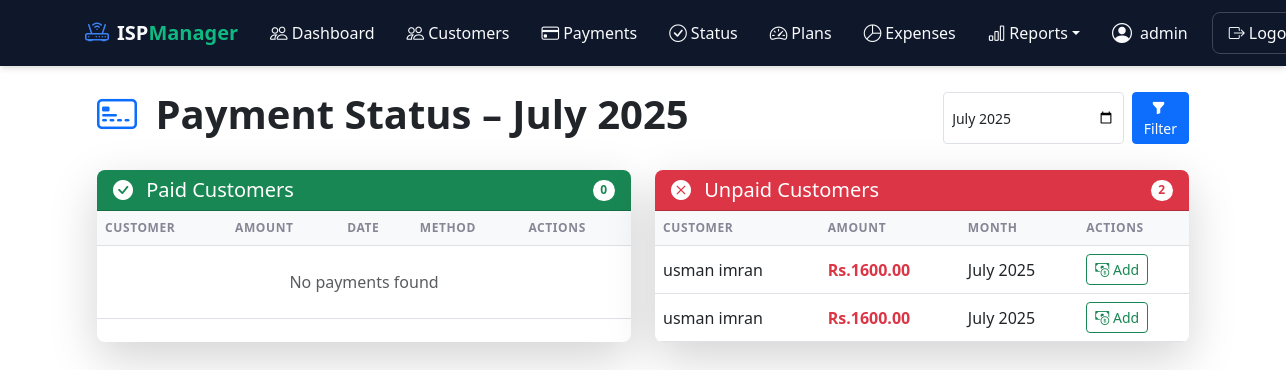
The page /payments/status/ (signed in) on the database as committed earlier.
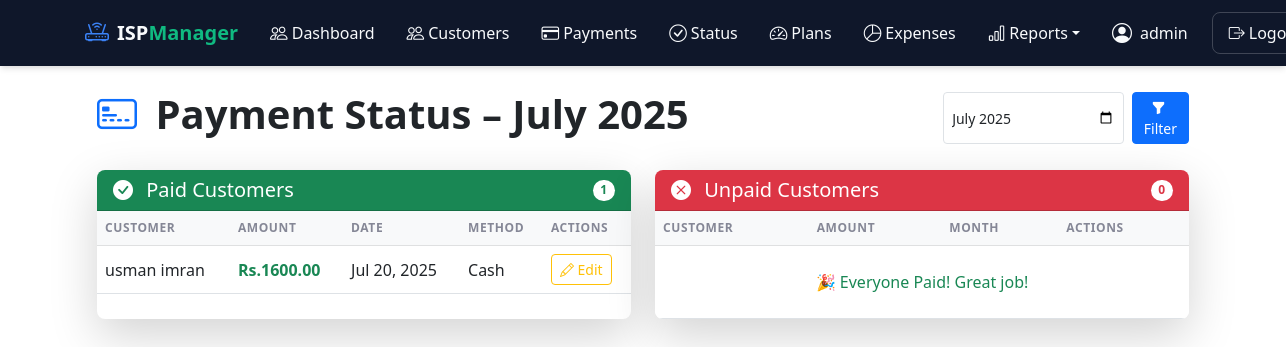
The same page on the database as committed later.
### customers/models.py (models this page shows, shortened)
class Customer(models.Model):
    STATUS_CHOICES = [
        ('active', 'Active'),
        ('inactive', 'Inactive'),
        ('suspended', 'Suspended'),
    ]
    username = models.CharField(
        max_length=50,
        unique=True,
        help_text="Unique username for customer login"
    )
    first_name = models.CharField(max_length=100)
    last_name = models.CharField(max_length=100)
    join_date = models.DateField(default=timezone.now)
    phone = models.CharField(max_length=20)
    service_plan = models.ForeignKey(
        'ServicePlan',
        on_delete=models.SET_NULL,
        null=True,
        blank=True
    )
    service_installation_date = models.DateField(null=True, blank=True)
    status = models.CharField(
        max_length=10,
        choices=STATUS_CHOICES,
        default='active'
    )
    id_card_front = models.ImageField(
        upload_to=customer_id_upload_path,
        validators=[FileExtensionValidator(['jpg', 'jpeg', 'png'])],
        verbose_name="ID Card Front",
        blank=True,
        null=True
    )
    id_card_back = models.ImageField(
        upload_to=customer_id_upload_path,
        validators=[FileExtensionValidator(['jpg', 'jpeg', 'png'])],
        verbose_name="ID Card Back",
        blank=True,
        null=True
    )
    created_at = models.DateTimeField(auto_now_add=True)
    updated_at = models.DateTimeField(auto_now=True)
    class Meta:
        ordering = ['-join_date']
        verbose_name = "Customer"
        verbose_name_plural = "Customers"
    def __str__(self):
        return f"{self.first_name} {self.last_name}"

class ServicePlan(models.Model):
    name = models.CharField(max_length=100)
    speed = models.CharField(max_length=50)
    price = models.DecimalField(max_digits=10, decimal_places=2)
    monthly_limit = models.PositiveIntegerField()  # GB
    is_active = models.BooleanField(default=True)

class Payment(models.Model):
    METHOD_CHOICES = [
        ('cash', 'Cash'),
        ('bank', 'Bank Transfer'),
        ('card', 'Credit Card'),
        ('mobile', 'Mobile Payment'),
    ]
    customer = models.ForeignKey(Customer, on_delete=models.CASCADE, related_name='payments')
    amount = models.DecimalField(max_digits=10, decimal_places=2)
    payment_date = models.DateField()
    month_for = models.DateField(default=date.today)  # month being paid for
    method = models.CharField(max_length=10, choices=METHOD_CHOICES)
    received_by = models.ForeignKey(User, on_delete=models.PROTECT)
    class Meta:
        unique_together = ('customer', 'month_for')
    PAYMENT_METHODS = [
        ('cash', 'Cash'),
        ('bank', 'Bank Transfer'),
        ('card', 'Credit Card'),
        ('mobile', 'Mobile Payment'),
    ]
    customer = models.ForeignKey(Customer, on_delete=models.CASCADE, related_name='payments')
    amount = models.DecimalField(max_digits=10, decimal_places=2, validators=[MinValueValidator(0)])
    payment_date = models.DateField()
    method = models.CharField(max_length=10, choices=PAYMENT_METHODS)
    received_by = models.ForeignKey(User, on_delete=models.PROTECT)
    notes = models.TextField(blank=True, null=True)
    invoice_number = models.CharField(max_length=20, unique=True)

### customers/views.py (the view)
# urls.py: path('payments/status/', payment_status_view, name='payment_status'),
@login_required
def payment_status_view(request):
    today = date.today()
    selected_month = request.GET.get('month')
    if selected_month:
        year, month = map(int, selected_month.split('-'))
    else:
        year = today.year
        month = today.month
    payments_done = Payment.objects.filter(month_for__year=year, month_for__month=month)
    payments_done_customers = payments_done.values_list('customer_id', flat=True)
    unpaid_customers = Customer.objects.exclude(id__in=payments_done_customers).filter(service_plan__isnull=False)
    unpaid_prepared = []
    for customer in unpaid_customers:
        unpaid_prepared.append({
            'customer': customer,
            'amount': customer.service_plan.price,
            'month_for': date(year, month, 1)
        })
    return render(request, 'customers/payment_status.html', {
        'payments_done': payments_done,
        'unpaid_data': unpaid_prepared,
        'month': date(year, month, 1),
        'year': year
    })

### templates/customers/payment_status.html (shortened to what the changed rows need)
{% extends 'base.html' %}
{% load static %}
{% block content %}
<div class="container animate__animated animate__fadeIn">
    <div class="d-flex justify-content-between align-items-center mb-4">
        <h1 class="fw-bold text-dark">
            <i class="bi bi-credit-card-2-front text-primary me-2"></i>
            Payment Status – {{ month|date:"F Y" }}
        </h1>
    </div>
    <div class="row">
        <div class="col-lg-6 mb-4">
            <div class="card border-0 shadow-lg h-100 animate__animated animate__fadeInUp">
                <div class="card-header bg-success text-white d-flex justify-content-between align-items-center">
                    <h5 class="mb-0"><i class="bi bi-check-circle-fill me-2"></i> Paid Customers</h5>
                    <span class="badge bg-white text-success rounded-pill">{{ payments_done.count }}</span>
                </div>
                <div class="card-body p-0">
                    <div class="table-responsive">
                        <table class="table table-hover align-middle mb-0">
                            <thead class="table-light">
                                <tr>
                                    <th>Customer</th>
                                    <th>Amount</th>
                                    <th>Date</th>
                                    <th>Method</th>
                                    <th>Actions</th>
                                </tr>
                            </thead>
                            <tbody>
                                {% for payment in payments_done %}
                                <tr>
                                    <td>{{ payment.customer }}</td>
                                    <td class="fw-bold text-success">Rs.{{ payment.amount }}</td>
                                    <td>{{ payment.payment_date|date:"M d, Y" }}</td>
                                    <td>{{ payment.get_method_display }}</td>
                                    <td>
                                        <a href="{% url 'payment_update' payment.pk %}"
                                           class="btn btn-sm btn-outline-warning hover-scale">
                                            <i class="bi bi-pencil"></i> Edit
                                        </a>
                                    </td>
                                </tr>
                                {% empty %}
                                <tr>
                                    <td colspan="5" class="text-center py-4 text-muted">
                                        No payments found
                                    </td>
                                </tr>
                                {% endfor %}
                            </tbody>
                        </table>
                    </div>
                </div>
            </div>
        </div>
        <div class="col-lg-6 mb-4">
            <div class="card border-0 shadow-lg h-100 animate__animated animate__fadeInUp animate__delay-1s">
                <div class="card-header bg-danger text-white d-flex justify-content-between align-items-center">
                    <h5 class="mb-0"><i class="bi bi-x-circle-fill me-2"></i> Unpaid Customers</h5>
                    <span class="badge bg-white text-danger rounded-pill">{{ unpaid_data|length }}</span>
                </div>
                <div class="card-body p-0">
                    <div class="table-responsive">
                        <table class="table table-hover align-middle mb-0">
                            <thead class="table-light">
                                <tr>
                                    <th>Customer</th>
                                    <th>Amount</th>
                                    <th>Month</th>
                                    <th>Actions</th>
                                </tr>
                            </thead>
                            <tbody>
                                {% for entry in unpaid_data %}
                                <tr>
                                    <td>{{ entry.customer }}</td>
                                    <td class="fw-bold text-danger">Rs.{{ entry.amount }}</td>
                                    <td>{{ entry.month_for|date:"F Y" }}</td>
                                    <td>
                                        <a href="{% url 'payment_add_prefilled' entry.customer.id entry.month_for.year entry.month_for.month %}"
                                           class="btn btn-sm btn-outline-success hover-scale">
                                            <i class="bi bi-cash-coin"></i> Add
                                        </a>
                                    </td>
                                </tr>
                                {% empty %}
                                <tr>
                                    <td colspan="4" class="text-center py-4 text-success">
                                        🎉 Everyone Paid! Great job!
                                    </td>
                                </tr>
                                {% endfor %}
                            </tbody>
                        </table>
                    </div>
                </div>
            </div>
        </div>
    </div>
</div>
{% endblock %}

Rows that differ between the two databases and show on the page:
no longer on this page (row edited): Customer: customer "usman imran", amount "1600.00", month_for "July 2025"
no longer on this page (row edited): Customer: customer "usman imran", amount "1600.00", month_for "July 2025"
added Payment: customer "usman imran", amount "1600.00", payment_date "Jul 20, 2025", method "Cash"
Other text that changed with them:
{{ payments_done.count }}: "0" → "1"
{{ unpaid_data|length }}: "2" → "0"
text no longer shown: "No payments found"
text now shown: "🎉 Everyone Paid! Great job!"
